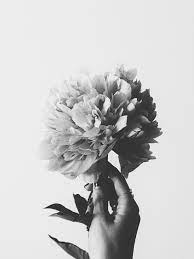
#> input picture Lab2-18001404/entrada/img1.jpg, 194 x 259 px
$ jupyter execute lab2-18001404.ipynb   (older library calls are emulated)
#> lines starting #> are read from the running program, lines starting #| are printed output that depends on the picture; after the words box and inside, x2 and y2 are one past the last pixel; in counts of white or black regions, pixels touching at a corner belong together
[cell 1]
import cv2
import math
import numpy as np
import matplotlib.pyplot as plt

[cell 2]
strImg = "entrada/img1.jpg"
img = cv2.imread(strImg, cv2.IMREAD_GRAYSCALE)
#> img is the input picture: shape (259, 194); min 0, max 255, mean 201.3
plt.imshow(img, cmap="gray")

### Problema 1
Desarrolle una función que dada una imagen en escala de grises muestre dicha imagen en 3 dimensiones, donde los ejes X e Y representan el dominio espacial de la imagen y Z representa la intensidad del color gris de cada pixel.

[cell 3]
def gris3d (img):
# Descripcion: Esta funcion genera una grafica de la imagen en escala de grises, tal que la coordenada z es la intensidad de gris
# Entradas: matriz de vectores que representa la imagen
# Salida: grafica 3d, tal que el color gris es el eje z
    alto=img.shape[0]
#> alto = 259
    ancho=img.shape[1]
#> ancho = 194
    #valores que abarca en coordenadas de termino x - termino y
    x = np.arange(0, ancho)
#> x = 194 values from 0 to 193
    y= np.arange(0, alto)
#> y = 259 values from 0 to 258
    #repetir valores, el vector x cuantas y aparece/ vector y cuantas x aparece (forma coordenadas)
    x2,y2 = np.meshgrid(x, y)
    # z guarda intensidad de gris
    z= img

    grafica = plt.figure()
    modelo3d = grafica.add_subplot(111, projection='3d')
    modelo3d.plot_surface(x2, y2, z, cmap='gray')
    plt.show()

[cell 4]
gris3d(img)

### Problema 2
Implemente una funcion para cada una de las transformaciones vistas en clase: negativa, lineal, logaritmica y exponencial

[cell 5]
def negativa(img):
# Descripcion: Esta funcion aplica transformacion negativa a la imagen ingresada
# Entradas: matriz de vectores que representa la imagen
# Salida: transformacion negativa de la imagen que resulta de operar 255-valores de imagen

    negativoimg= 255 - img
    return negativoimg

def lineal(img, a, b):
# Descripcion: Esta funcion aplica transformacion lineal a la imagen ingresada
# Entradas: matriz de vectores que representa la imagen y parametros que modifican la intensidad
# Salida: transformacion lineal de la imagen que resulta de operarla con los parametros especificados

#> called with a = 5, b = 4
    linealimg= a* img + b
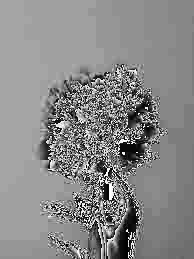
#> linealimg: shape (259, 194); min 0, max 255, mean 136.3
    # forzar a que este en el rango 0 a 255 y que esos valores sean enteros al aplicar uint8
    linealimg = np.uint8(np.clip(linealimg, 0, 255))
    return linealimg

def logaritmica(img, c):
# Descripcion: Esta funcion aplica transformacion logaritmica a la imagen ingresada
# Entradas: matriz de vectores que representa la imagen y constante
# Salida: transformacion logaritmica de la imagen que resulta de operarla con la constante especificada

#> called with c = 1.03
    logimg= c * np.log(img+1)
    # forzar a que este en el rango 0 a 255 y que esos valores sean enteros al aplicar uint8
    logimg= np.uint8(np.clip(logimg, 0, 255))
    return logimg

def exponencial(img, a):
# Descripcion: Esta funcion aplica transformacion exponencial a la imagen ingresada
# Entradas: matriz de vectores que representa la imagen y parametro que modifican la intensidad
# Salida: transformacion exponencial de la imagen que resulta de operarla con el parametro especificado

#> called with a = 1.03
    expimg= np.power(a, img)
    # forzar a que este en el rango 0 a 255 y que esos valores sean enteros al aplicar uint8
    expimg = np.uint8(np.clip(expimg, 0, 255))
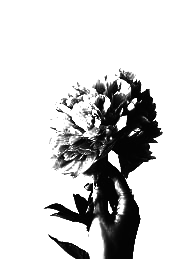
#> expimg: shape (259, 194); min 1, max 255, mean 208.5
    return expimg

[cell 6]
negimg=negativa(img)
cv2.imwrite("problema2Resultado/negativo.png", negimg)
plt.imshow(negimg, cmap='gray')

[cell 7]
limg=lineal(img,5,4)
cv2.imwrite("problema2Resultado/lineal.png", limg)
plt.imshow(limg, cmap='gray')

[cell 8]
logimg=logaritmica(img,1.03)
cv2.imwrite("problema2Resultado/logaritmo.png", logimg)
plt.imshow(logimg, cmap='gray')

[cell 9]
expimg=exponencial(img,1.03)
cv2.imwrite("problema2Resultado/exponente.png", expimg)
plt.imshow(expimg, cmap='gray')

### Problema 3
Desarrolle una función que dada dos imágenes a color, realice las operaciones SUMA, RESTA, AND, OR, XOR con ambas imágenes recuerde que para realizar las operaciones lógicas es necesario pasar la imagen a escala de grises y luego binarizarla.

[cell 10]
def operaciones(strimg1, strimg2):

# Descripcion: Esta funcion aplica opercaciones: SUMA, RESTA, AND, OR, XOR con dos imagenes
# Entradas: string con el nombre o la direccion (a nivel de carpeta) en donde se encuentran las imagenes
# Salida: imagenes con las operaciones aplicadas

    # se lee imagen en escala de grises
#> called with strimg1 = 'entrada/img1ch.jpg', strimg2 = 'entrada/img2ch.jpg'
    img1gris= cv2.imread(strimg1, cv2.IMREAD_GRAYSCALE)
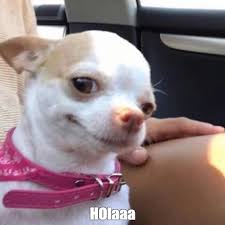
#> input picture Lab2-18001404/entrada/img1ch.jpg, 225 x 225 px
#> img1gris: shape (225, 225); min 0, max 255, mean 127.8
    img2gris =  cv2.imread(strimg2, cv2.IMREAD_GRAYSCALE)
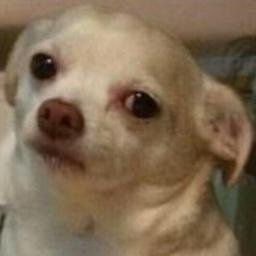
#> input picture Lab2-18001404/entrada/img2ch.jpg, 256 x 256 px
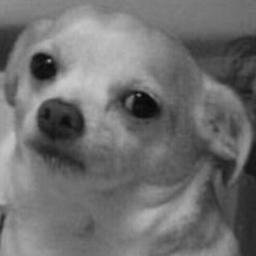
#> img2gris: shape (256, 256); min 6, max 201, mean 111.4

    #para que funcione las operaciones entre matrices deben ser del mismo tamaño por lo que se coloca el minimo de altura y ancho
    #se reajusta a esos valores minimo
    minAlto= min(img1gris.shape[0], img2gris.shape[0])
#> minAlto = 225
    minAncho= min(img1gris.shape[1], img2gris.shape[1])
#> minAncho = 225
    img1 = cv2.resize(img1gris, (minAncho, minAlto))
    img2= cv2.resize(img2gris, (minAncho, minAlto))

    # se binariza la imagen al colocar como minimo 128 que es medio de grises y 255 que es blanco
    _,img1bin =  cv2.threshold(img1, 128, 255, cv2.THRESH_BINARY)
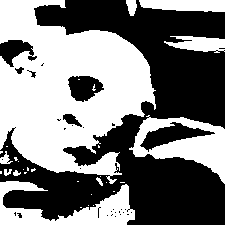
#> img1bin: shape (225, 225); 48.6% white; 31 white regions (21 under 20 px), largest, box (x1, y1, x2, y2) and area: (0, 0, 156, 184) 17168, (129, 115, 225, 184) 2794, (0, 181, 135, 225) 2726
    _, img2bin= cv2.threshold(img2, 128, 255, cv2.THRESH_BINARY)
#> img2bin: shape (225, 225); 30.9% white; 26 white regions (15 under 20 px), largest, box (x1, y1, x2, y2) and area: (0, 0, 146, 225) 12378, (108, 161, 174, 209) 1479, (0, 0, 57, 14) 510

    #Se realizan las operaciones lógicas correspondientes
    suma= cv2.bitwise_or(img1bin, img2bin )
#> suma: shape (225, 225); 61.1% white; 42 black regions (34 under 20 px), largest, box (x1, y1, x2, y2) and area: (19, 0, 225, 225) 17954, (140, 122, 211, 152) 866, (0, 40, 25, 67) 320
    resta =cv2.absdiff(img1bin, img2bin)
#> resta: shape (225, 225); 42.6% white; 46 white regions (33 under 20 px), largest, box (x1, y1, x2, y2) and area: (0, 0, 156, 218) 13544, (129, 115, 225, 184) 2738, (50, 161, 174, 225) 2182
    andOpera = cv2.bitwise_and(img1bin, img2bin)
#> andOpera: shape (225, 225); 18.4% white; 37 white regions (24 under 20 px), largest, box (x1, y1, x2, y2) and area: (0, 18, 142, 162) 6319, (73, 97, 119, 130) 847, (0, 204, 50, 225) 707
    orOpera= cv2.bitwise_or(img1bin, img2bin)
    xorOpera = cv2.bitwise_xor(img1bin, img2bin)

    # figura general
    fig = plt.figure(figsize=(10, 7))
    #agrego imagenes
    fig.add_subplot(3, 3, 1)
    plt.imshow(suma, cmap='gray')
    plt.axis('off')
    plt.title("Suma")
    #agrego imagenes
    fig.add_subplot(3, 3, 2)
    plt.imshow(resta, cmap='gray')
    plt.axis('off')
    plt.title("Resta")
    #agrego imagenes
    fig.add_subplot(3, 3, 3)
    plt.imshow(andOpera, cmap='gray')
    plt.axis('off')
    plt.title("AND")
    #agrego imagenes
    fig.add_subplot(3, 3, 4)
    plt.imshow(orOpera, cmap='gray')
    plt.axis('off')
    plt.title("OR")
   #agrego imagenes
    fig.add_subplot(3, 3, 5)
    plt.imshow(xorOpera, cmap='gray')
    plt.axis('off')
    plt.title("XOR")
     #agrego imagenes
    fig.add_subplot(3, 3, 6)
    plt.imshow(img1gris, cmap='gray')
    plt.axis('off')
    plt.title("Original 1")
     #agrego imagenes
    fig.add_subplot(3, 3, 7)
    plt.imshow(img2gris, cmap='gray')
    plt.axis('off')
    plt.title("Original 2")

    #Resultados
    cv2.imwrite("problema3Resultado/Suma.png", suma)
    cv2.imwrite("problema3Resultado/Resta.png", resta)
    cv2.imwrite("problema3Resultado/AND.png", andOpera)
    cv2.imwrite("problema3Resultado/OR.png", orOpera)
    cv2.imwrite("problema3Resultado/XOR.png", xorOpera)

[cell 11]
operaciones("entrada/img1ch.jpg","entrada/img2ch.jpg")

### Problema 4
Realice una comparación entre el algoritmo de Canny, el operador de Sobel y el operador Laplaciano para encontrar los bordes en una imagen, para este ejercicio puede utilizar las funciones de openC y cualquier imagen, como entregable debe mostrar una comparación entre los tres enfoques con una tabla donde se muestre las ventajas y desventajas de cada enfoque.

[cell 12]
def deteccionBordes(imgEntrada):

# Descripcion: Esta funcion aplica las formas de deteccion de bordes: algoritmo Canny, operador Sobel y operador Laplaciano
# Entradas: string con el nombre de la imagen, o la ubicacion donde se encuentra (a nivel carpeta local)
# Salida: imagenes con las diferentes formas de detaccion de bordes

    #Convertir a escala de grises
#> called with imgEntrada = 'entrada/img1ch.jpg'
    img= cv2.imread(imgEntrada, cv2.IMREAD_GRAYSCALE)

    #operador Sobel
    Xsobel = cv2.Sobel(img, cv2.CV_64F, 1, 0, ksize=3)
    Ysobel =cv2.Sobel(img, cv2.CV_64F, 0, 1, ksize=3)
    magnitud= np.sqrt(Xsobel**2 + Ysobel**2)
    magnitud= np.uint8(magnitud)
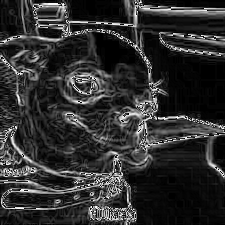
#> magnitud: shape (225, 225); min 0, max 255, mean 47.5
    #algoritmo Canny
    canny= cv2.Canny(img, threshold1=120, threshold2=220)
#> canny: shape (225, 225); 6.2% white in thin lines or dots
    #operador laplaciano
    laplace = cv2.Laplacian(img, cv2.CV_64F)

    # figura general
    fig = plt.figure(figsize=(10, 7))
    #agrego imagenes
    fig.add_subplot(2, 3, 1)
    plt.imshow(img, cmap='gray')
    plt.axis('off')
    plt.title("Original")
    #agrego imagenes
    fig.add_subplot(2, 3, 2)
    plt.imshow(cv2.convertScaleAbs(Xsobel), cmap='gray')
    plt.axis('off')
    plt.title("Xsobel")
    #agrego imagenes
    fig.add_subplot(2, 3, 3)
    plt.imshow(magnitud, cmap='gray')
    plt.axis('off')
    plt.title("sobelGradienteMagnitud")
    #agrego imagenes
    fig.add_subplot(2, 3, 4)
    plt.imshow(cv2.convertScaleAbs(Ysobel), cmap='gray')
    plt.axis('off')
    plt.title("Ysobel")
    #agrego imagenes
    fig.add_subplot(2, 3, 5)
    plt.imshow(canny, cmap='gray')
    plt.axis('off')
    plt.title("Canny")
    #agrego imagenes
    fig.add_subplot(2, 3, 6)
    plt.imshow(cv2.convertScaleAbs(laplace), cmap='gray')
    plt.axis('off')
    plt.title("laplace")

    #Resultados
    cv2.imwrite("problema4Resultado/xSobel.png", Xsobel)
    cv2.imwrite("problema4Resultado/ySobel.png", Ysobel)
    cv2.imwrite("problema4Resultado/gradienteSobel.png", magnitud)
    cv2.imwrite("problema4Resultado/canny.png", canny)
    cv2.imwrite("problema4Resultado/laplace.png", laplace)

[cell 13]
deteccionBordes("entrada/img1ch.jpg")

| Enfoque    | Ventajas                                                                                                                                                                            | Desventajas                                                                                                                                                                                       |
|------------|-------------------------------------------------------------------------------------------------------------------------------------------------------------------------------------|---------------------------------------------------------------------------------------------------------------------------------------------------------------------------------------------------|
| Sobel      | Ejecucion mas rapida sin tanto procesamiento previo, en el ejercicio se observa el  comportamiento por partes por lo que se puede realizar un mejor analisis del comportamiento     | Es sensible al ruido como se puede observar en las imagenes generadas, Pierde algunos detalles por las diferencias de tonalidades                                                                 |
| Canny      | Limpieza en la deteccion de bordes, Diferencia notable entre bordes, Maneja bien discontinuidades de intensidad                                                                     | Procesamiento previo alto por lo que puede ser un poco lento, si se tiene texturas finas o bordes complejos puede ser dificil que detecte bordes, por ejemplo el rostro del perro pierde detalles |
| Laplaciano | Detecta el cambio brusco por lo que el borde de la cabeza es facilmente diferenciable,al igual que el fondo de la imagen. Tambien las esquinas se encuentran facilmente detectables | Se pierde detalles, ya que detecta de mejor forma solo aquellos cambios bruscos por lo que en la imagen no se puede observar la cara del perro                                                    |

### Problema 5
Utilizando funciones de OpenCV deberá aplicar los filtros de convolución de tamaño de kernel (3x3, 5x5 y 7x7) las operaciones que deberá realizar son las siguientes:
- Kernel Gaussiano de riodo.
- Kernel Box de ruido.
- Kernel de mediana para ruido.
- Kernel Sobel para detección de bornes (en X e Y).
- Kernel Lapaciano para detección de bordes.
- Kernel de realce (Sharpening).
- Kernel de relieve (Embossing)

[cell 14]
def convolucion(imagOriginal, kernel, n):
#> called with imagOriginal = 'entrada/img1ch.jpg', kernel = 'gaussiano', n = 3
    imagc = cv2.imread(imagOriginal, cv2.IMREAD_GRAYSCALE)
    if kernel=='gaussiano':
        result=cv2.GaussianBlur(imagc, (n,n), 0)
    elif kernel=='box':
        result=cv2.boxFilter(imagc, -1, (n, n))
    elif kernel=='mediana':
        result=cv2.medianBlur(imagc, n)
    elif kernel=='laplaciano':
        result=cv2.Laplacian(imagc, cv2.CV_64F)
    elif kernel=='realce':
        if n == 3:
            k = np.array([[0, -1, 0],
                                      [-1, 5, -1],
                                      [0, -1, 0]])
        elif n == 5:
            k = np.array([[-1, -1, -1, -1, -1],
                                        [-1, 2, 2, 2, -1],
                                        [-1, 2, 8, 2, -1],
                                        [-1, 2, 2, 2, -1],
                                        [-1, -1, -1, -1, -1]])
        elif n == 7:
            k = np.array([[-1, -1, -1, -1, -1, -1, -1],
                                        [-1, -1, -1, -1, -1, -1, -1],
                                        [-1, -1, 2, 2, 2, -1, -1],
                                        [-1, -1, 2, 8, 2, -1, -1],
                                        [-1, -1, 2, 2, 2, -1, -1],
                                        [-1, -1, -1, -1, -1, -1, -1],
                                        [-1, -1, -1, -1, -1, -1, -1]])
        result=cv2.filter2D(imagc, -1, k)
    elif kernel=='relieve':
        if n == 3:
            k = np.array([[-2, -1, 0],
                                     [-1, 1, 1],
                                     [0, 1, 2]])
        elif n == 5:
            k = np.array([[-1, -1, -1, -1, 0],
                                     [-1, -1, -1, 0, 1],
                                     [-1, -1, 0, 1, 1],
                                     [-1, 0, 1, 1, 1],
                                     [0, 1, 1, 1, 2]])
        elif n == 7:
            k = np.array([[-1, -1, -1, -1, -1, -1, -1],
                                     [-1, -1, -1, -1, -1, 0, 1],
                                     [-1, -1, -1, -1, 0, 1, 1],
                                     [-1, -1, -1, 0, 1, 1, 1],
                                     [-1, -1, 0, 1, 1, 1, 1],
                                     [-1, 0, 1, 1, 1, 1, 1],
                                     [0, 1, 1, 1, 1, 1, 2]])
        result=cv2.filter2D(imagc, -1, k)
    return result

[cell 15]
nombres=['gaussiano','box','mediana','laplaciano','realce','relieve']
size=[3,5,7]
i=1
imagen='entrada/img1ch.jpg'
# figura general
fig = plt.figure(figsize=(20, 27))
for nombre in nombres:
    for num in size:
        g=convolucion(imagen,nombre,num)
        #agrego imagenes
        fig.add_subplot(6, 3, i)
        plt.imshow(g, cmap='gray')
        plt.axis('off')
        plt.title(nombre+str(num))
        arr=["problema5Resultado/",nombre,str(num),".png"]
        dire="".join(arr)
        cv2.imwrite(dire, g)
        i=i+1

[cell 16]
imagc = cv2.imread('entrada/img2ch.jpg', cv2.IMREAD_GRAYSCALE)
fig = plt.figure(figsize=(20, 27))
i=1
for num in size:
    Ysobel = cv2.Sobel(imagc, cv2.CV_64F, 0, 1, ksize=num)
    fig.add_subplot(2, 3, i)
    plt.imshow(cv2.convertScaleAbs(Ysobel), cmap='gray')
    plt.axis('off')
    nombre="".join(["Ysobel",str(num)])
    plt.title(nombre)
    arr=["problema5Resultado/",nombre,".png"]
    dire="".join(arr)
    cv2.imwrite(dire, Ysobel)
    i=i+1
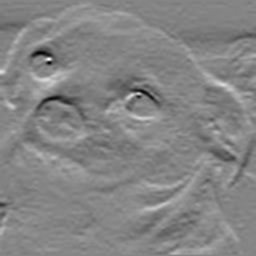
#> Ysobel: shape (256, 256) float64; min -54644, max 50074, mean -19.4; drawn with min black and max white

[cell 17]
imagc = cv2.imread('entrada/img2ch.jpg', cv2.IMREAD_GRAYSCALE)
fig = plt.figure(figsize=(20, 27))
i=1
for num in size:
    Xsobel= cv2.Sobel(imagc, cv2.CV_64F, 1, 0, ksize=num)
    fig.add_subplot(2, 3, i)
    plt.imshow(cv2.convertScaleAbs(Xsobel), cmap='gray')
    plt.axis('off')
    nombre="".join(["Xsobel",str(num)])
    plt.title(nombre)
    arr=["problema5Resultado/",nombre,".png"]
    dire="".join(arr)
    cv2.imwrite(dire, Xsobel)
    i=i+1
#> this loop made 3 passes
#> pass 1, `cv2.imwrite(dire, Xsobel)`:
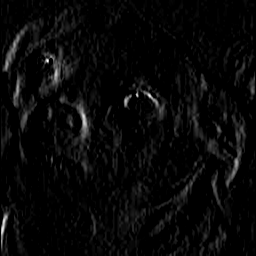
#> saved as Xsobel3.png: shape (256, 256); min 0, max 255, mean 8.5
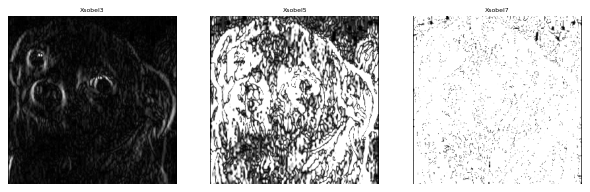
#> figure drawn by matplotlib, 3 panels
